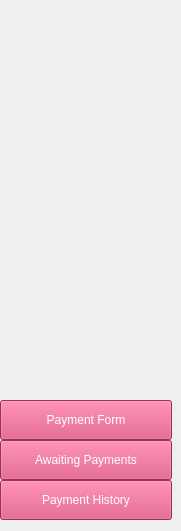
      <widget class="QWidget" name="paypage0">
       <widget class="QWidget" name="layoutWidget_2">
        <property name="geometry">
         <rect>
          <x>0</x>
          <y>400</y>
          <width>172</width>
          <height>122</height>
         </rect>
        </property>
        <layout class="QVBoxLayout" name="verticalLayout_3">
         <property name="spacing">
          <number>0</number>
         </property>
         <item>
          <widget class="QPushButton" name="payPbutton1">
           <property name="minimumSize">
            <size>
             <width>170</width>
             <height>40</height>
            </size>
           </property>
           <property name="styleSheet">
            <string notr="true">background-color:rgb(214, 68, 117);
color: white;
font: 600 9pt &quot;Segoe UI&quot;;</string>
           </property>
           <property name="text">
            <string>Payment Form</string>
           </property>
          </widget>
         </item>
         <item>
          <widget class="QPushButton" name="payPbutton2">
           <property name="minimumSize">
            <size>
             <width>170</width>
             <height>40</height>
            </size>
           </property>
           <property name="styleSheet">
            <string notr="true">background-color:rgb(214, 68, 117);
color: white;
font: 600 9pt &quot;Segoe UI&quot;;</string>
           </property>
           <property name="text">
            <string>Awaiting Payments</string>
           </property>
          </widget>
         </item>
         <item>
          <widget class="QPushButton" name="payPbutton3">
           <property name="minimumSize">
            <size>
             <width>170</width>
             <height>40</height>
            </size>
           </property>
           <property name="styleSheet">
            <string notr="true">background-color:rgb(214, 68, 117);
color: white;
font: 600 9pt &quot;Segoe UI&quot;;</string>
           </property>
           <property name="text">
            <string>Payment History</string>
           </property>
          </widget>
         </item>
        </layout>
       </widget>
      </widget>
